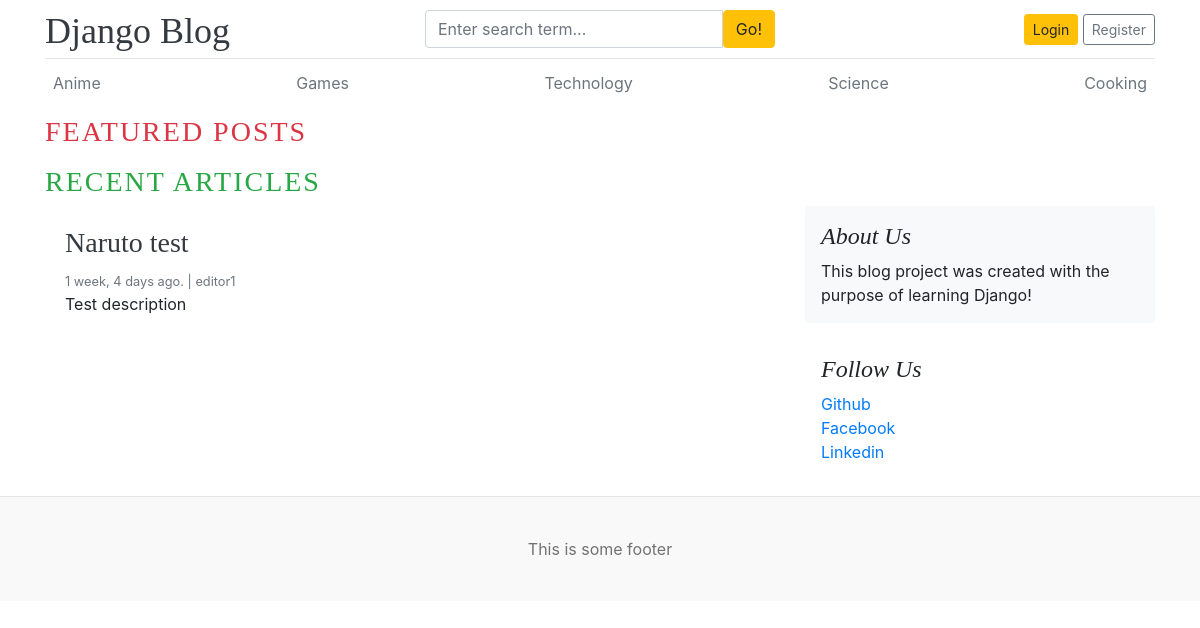
The page / on the database its author committed.
### blogs/models.py (models this page shows, shortened)
class Category(models.Model):
    category_name = models.CharField(max_length=50, unique=True)
    created_at = models.DateTimeField(auto_now_add=True)
    updated_at = models.DateTimeField(auto_now=True)
    def __str__(self) -> str:
        return self.category_name
    class Meta:
        verbose_name_plural = 'categories'

class Blog(models.Model):
    title = models.CharField(max_length=100)
    slug = models.SlugField(max_length=150, unique=True, blank=True)
    category = models.ForeignKey(Category, on_delete=models.CASCADE)
    author = models.ForeignKey(User, on_delete=models.CASCADE)
    featured_image = models.ImageField(upload_to='uploads/%Y/%m/%d')
    short_description = models.TextField(max_length=500)
    blog_body = models.TextField(max_length=2000)
    status = models.CharField(max_length=20, choices=STATATUS_CHOICES, default="Draft")
    is_featured = models.BooleanField(default=False)
    created_at = models.DateTimeField(auto_now_add=True)
    updated_at = models.DateTimeField(auto_now=True)

### assignments/models.py (models this page shows, shortened)
class About(models.Model):
    about_heading = models.CharField(max_length=50, default='About Us')
    about_description = models.CharField(max_length=500)
    created_at = models.DateTimeField(auto_now_add=True)
    updated_at = models.DateTimeField(auto_now=True)
    class Meta:
        verbose_name_plural = 'About'

class SocialMedia(models.Model):
    platform = models.CharField(max_length=50)
    link = models.URLField(max_length=200, unique=True)
    created_at = models.DateTimeField(auto_now_add=True)
    updated_at = models.DateTimeField(auto_now=True)

### blog_main/views.py (the view)
# urls.py: 2. Add a URL to urlpatterns:  path('', views.home, name='home')
def home(request):
    featured_posts = Blog.objects.filter(is_featured = True, status='Published').order_by('-updated_at')
    posts = Blog.objects.filter(is_featured=False, status='Published')
    try:
        about_info = About.objects.get()
    except:
        about_info = None
    context = {
        'featured_posts': featured_posts,
        'posts':posts,
        'about': about_info,
    }
    return render(request, 'home.html', context=context)

### blogs/context_processors.py (called while the page is built)
def get_categories(request):
    categories = Category.objects.all().order_by('created_at')
    return dict(categories = categories)

def get_socialmedia_links(request):
    social_media_links = SocialMedia.objects.all()
    return dict(social_media_links = social_media_links)

### templates/home.html (shortened to what this page needs)
{% extends 'base.html' %}
{% block content %}
<h3 class="text-uppercase text-danger" style="letter-spacing: 2px;">Featured Posts</h3>
<h3 class="text-uppercase text-success" style="letter-spacing: 2px;">Recent Articles</h3>
<main role="main" class="container p-0">
  <div class="row">
    <div class="col-md-8 blog-main">
      {% for post in posts %}
        <div class="card border-0" >
          <div class="card-body">
            <h3><a href="{% url 'single_blog' post.slug %}" class="text-dark">{{post.title}}</a></h3>
            <small class="mb-1 text-muted">{{post.created_at | timesince }} ago. | {{post.author}}</small>
            <p class="card-text">{{post.short_description | truncatewords:20 }}</p>
          </div>
        </div>
      {% endfor %}
    </div>
    <aside class="col-md-4 blog-sidebar">
      <div class="p-3 mb-3 bg-light rounded">
        <h4 class="font-italic">{{about.about_heading}}</h4>
        <p class="mb-0">{{about.about_description}}</p>
      </div>
      <div class="p-3">
          <h4 class="font-italic">Follow Us </h4>
          <ol class="list-unstyled">
            {% for media in social_media_links %}
              <li><a href="{{ media.link }}" target="_blank">{{media.platform}}</a></li>
            {% endfor %}
          </ol>
        </div>
    </aside>
  </div>
</main>
</div>
{% endblock %}

### templates/base.html (shortened to what this page needs)
{% load static %}
<!DOCTYPE html>
<html lang="en">
<head>
    <link href="https://getbootstrap.com/docs/4.0/dist/css/bootstrap.min.css" rel="stylesheet">
    <link href="{% static 'css/blog.css' %}" rel="stylesheet">
    <link rel="stylesheet" href="https://cdnjs.cloudflare.com/ajax/libs/font-awesome/4.7.0/css/font-awesome.min.css">
  </head>
<body>
    <div class="container">
      <header class="blog-header p  y-3">
        <div class="row flex-nowrap justify-content-between align-items-center">
          <div class="col-4 pt-1">
            <a class="blog-header-logo text-dark" href="/">Django Blog</a>
          </div>
          <div class="col-4">
              <form action="{% url 'search' %}" method="GET">
                  <div class="input-group">
                    <input class="form-control" type="text" name="keyword" placeholder="Enter search term..." aria-label="Enter search term..." aria-describedby="button-search" />
                    <button class="btn btn-warning" id="button-search" type="submit">Go!</button>
                  </div>
              </form>
          </div>
          <div class="col-4 d-flex justify-content-end align-items-center">
            {% if not user.is_authenticated %}
              <a class="btn btn-sm btn-warning" href=" {% url 'login' %} ">Login</a> &nbsp;
              <a class="btn btn-sm btn-outline-secondary" href=" {% url 'register' %} ">Register</a>
            {% else %}
              <span> <a href="{% url 'dashboard' %}">Dashboard</a> </span>
              &emsp;
              <span><a href="{% url 'logout' %}">Log out</a></span>
            {% endif %}
          </div>
        </div>
      </header>
      <div class="nav-scroller py-1 mb-2">
        <nav class="nav d-flex justify-content-between">
          {% for category in categories %}
          <a class="p-2 text-muted" href="{% url 'posts_by_category' category.pk %}">{{category}}</a>
          {% endfor %}
        </nav>
    </div>
{% block content %}
{% endblock %}
    <footer class="blog-footer">
        This is some footer
    </footer>
</body>
</html>

### blog_main/static/css/blog.css (style rules this page uses)
.blog-header { border-bottom: 1px solid #e5e5e5; }
.blog-header-logo { font-family: "Playfair Display", Georgia, "Times New Roman", serif; font-size: 2.25rem; }
h1, h2, h3, h4, h5, h6 { font-family: "Playfair Display", Georgia, "Times New Roman", serif; }
.blog-footer { padding: 2.5rem 0; color: #727272; text-align: center; background-color: #f9f9f9; border-top: .05rem solid #e5e5e5; }

### rows shown on the page
Category: category_name "Anime"
Category: category_name "Games"
Category: category_name "Technology"
Category: category_name "Science"
Category: category_name "Cooking"
Blog: title "Naruto test", created_at "1 week, 4 days", author "editor1", short_description "Test description"
About: about_heading "About Us", about_description "This blog project was created with the purpose of learning Django!"
SocialMedia: platform "Github"
SocialMedia: platform "Facebook"
SocialMedia: platform "Linkedin"
